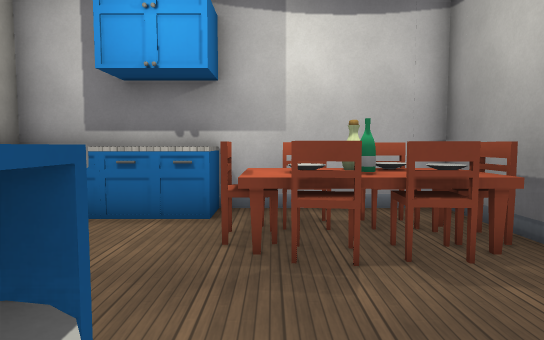
View 1 (above)

12 first-person views from a walk through a 3-D level made in the Godot game engine. The camera is 1.5 m above the floor, tilts 4° down and sees 75° across. The floor is counted in squares, 1 m on a side. Each view is taken from the middle of a square. On the plan, view 1 faces up. The plan holds only what a view shows up to about 16 squares ahead; the rest is blank. The place goes on beyond the plan. Door leaves are left out where a doorway can be walked through. Some surface patterns are stand-ins.

View 2
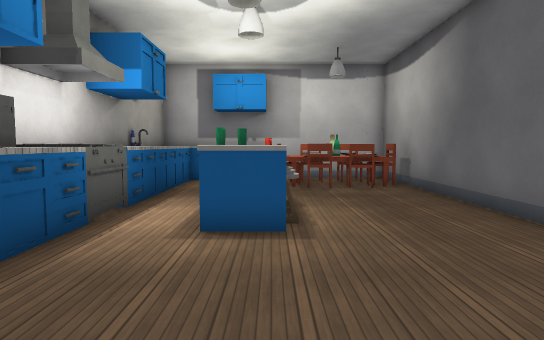

View 3
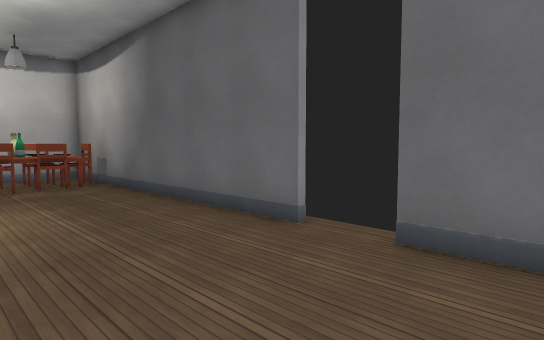

View 4
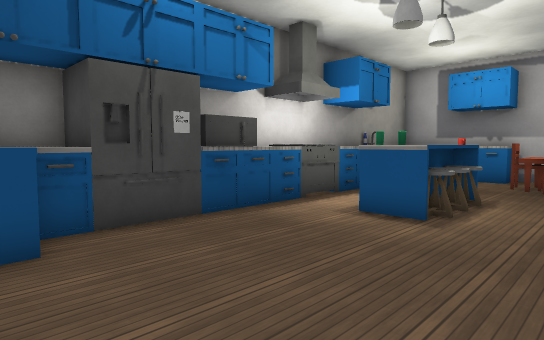

View 5
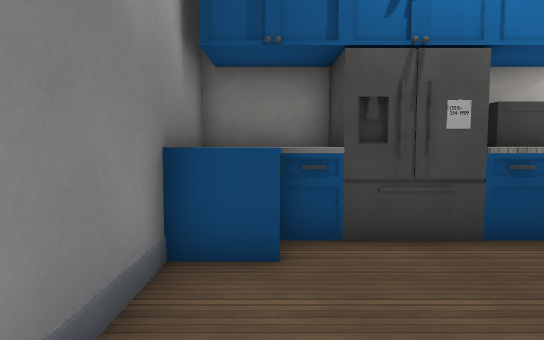

View 6
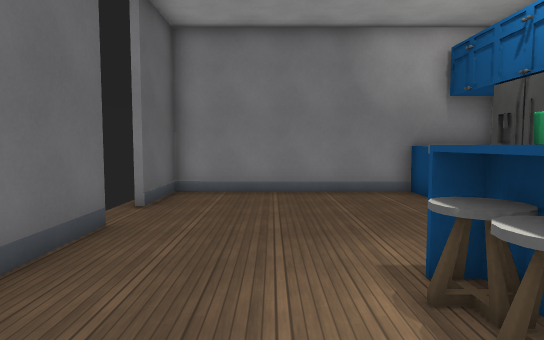

View 7
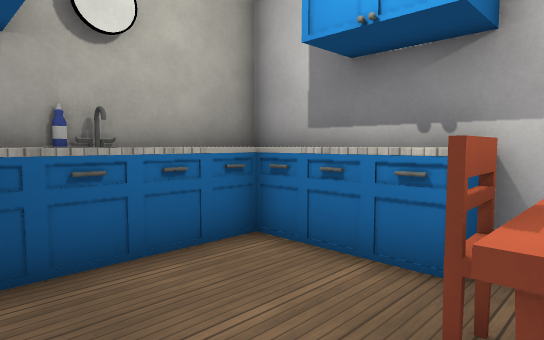

View 8
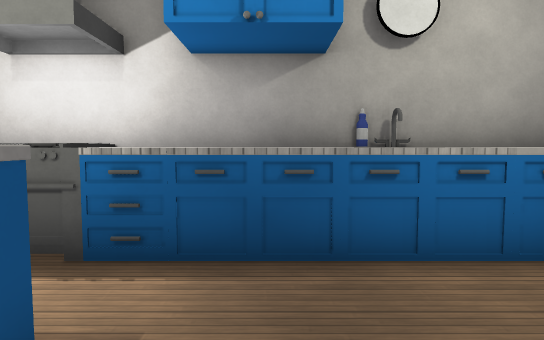

View 9
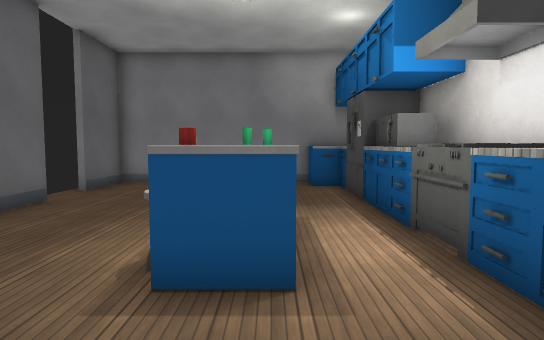

View 10
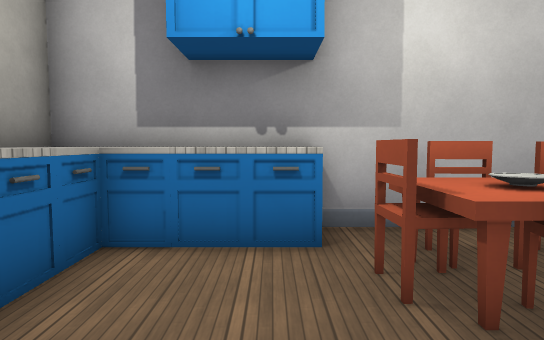

View 11
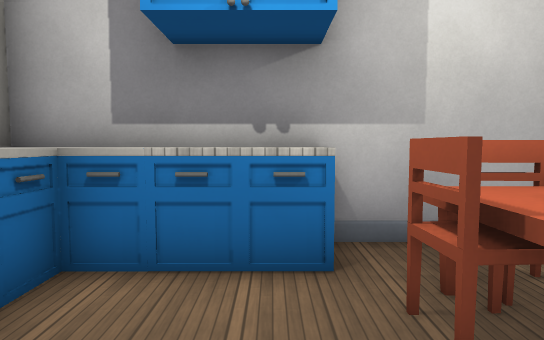

View 12
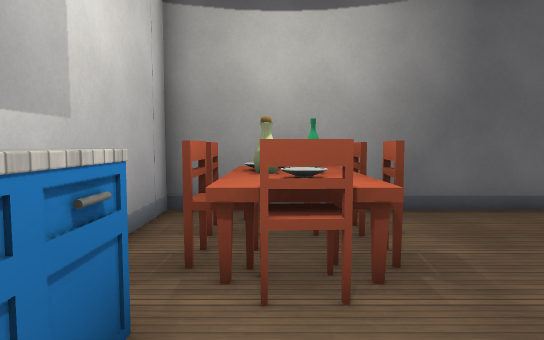

### Floor plan
Key: @ floor where view 1 was taken; # wall or solid block; . floor; D open door; ^ raised ledge; C cabinet; H chair; T table; S stool; R drawers; M mug; E stove; U cup; F fridge.
Columns run from 6 left of view 1 to 4 right of it. Each row starts with its distance up from view 1.
  9 ###CCC##
  8 ^^^CCC#####
  7 ^^^CCCHHHH#
  6 #C...HTTTHH
  5 #C....HHHH#
  4 #C........#
  3 CC........#
  2 #R........#
  1 #R..^MS...#
  0 EE..^S@...#
 -1 #R..US....#
 -2 #R..U^....#
 -3 #C........#
 -4 ##........D
 -5  F........D
 -6  F........D
 -7 ^F........D
 -8 ^^^.......#
 -9 ^^^.......#
-10  ##########

Where each view was taken, in squares from view 1:
view 1: 0 up, 0 right, facing up
view 2: 8 down, 1 left, facing up
view 3: 9 down, 1 left, facing up-right
view 4: 9 down, 2 right, facing up-left
view 5: 8 down, 1 right, facing left
view 6: 2 up, 1 right, facing down
view 7: 3 up, 0 right, facing up-left
view 8: 3 up, 0 right, facing left
view 9: 5 up, 2 left, facing down
view 10: 2 up, 2 left, facing up
view 11: 3 up, 2 left, facing up
view 12: 6 up, 4 left, facing right
